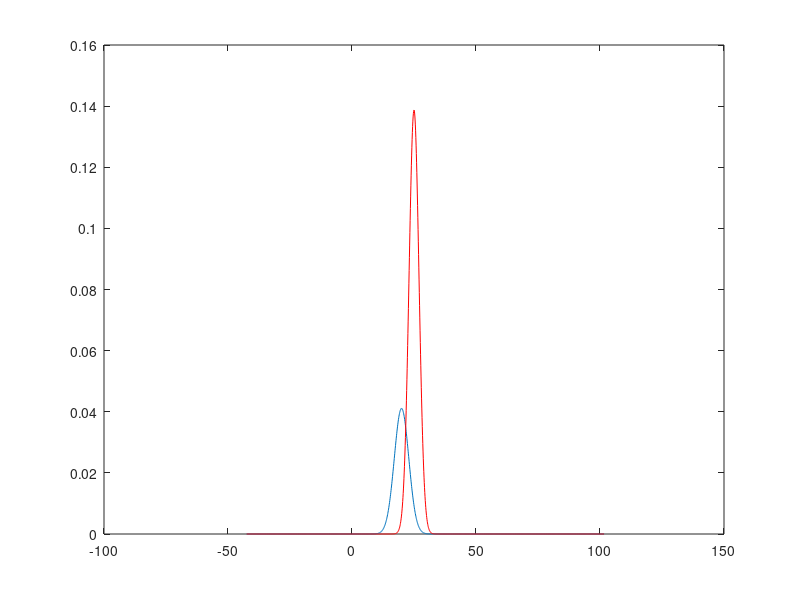

MATLAB code for this plot:
%% a)
clc;
clear;
close all;


%b)
ma = 20;
sa = 3;

mb = 25;
sb = 2;

n = 5000;


%% c)

%a)

randn('seed',0);

pa = 0.5;
pb = 0.5;

x=[ma+sa*randn(1,n*pa) mb+sb*randn(1,n*pb)];
y=[ones(1,n*pa) 2*ones(1,n*pb)];

indices1=find(y==1); indices2=find(y==2);
m1=mean(x(indices1)); m2=mean(x(indices2));
s1=std(x(indices1)); s2=std(x(indices2));
Pw1=length(indices1)/length(y);
Pw2=length(indices2)/length(y);

A=s1*s1-s2*s2;
B=2*(m1*s2*s2-m2*s1*s1);
C=2*s1*s1*s2*s2*(log(Pw1)-log(Pw2)-log(s1)+log(s2))+s1*s1*m2*m2-s2*s2*m1*m1;
x1=(-B+sqrt(B*B-4*A*C))/2/A % decision boundary on the right side
x2=(-B-sqrt(B*B-4*A*C))/2/A % decision boundary on the left side
I=-40:0.01:40;plot(I,Pw1*normpdf(I,m1,s1));hold on;
plot(I,Pw2*normpdf(I,m2,s2),'r');hold off;

%% d)

randn('seed',0);

pa = 0.7;
pb = 0.3;

x=[ma+sa*randn(1,n*pa) mb+sb*randn(1,n*pb)];
y=[ones(1,n*pa) 2*ones(1,n*pb)];

indices1=find(y==1); indices2=find(y==2);
m1=mean(x(indices1)); m2=mean(x(indices2));
s1=std(x(indices1)); s2=std(x(indices2));
Pw1=length(indices1)/length(y);
Pw2=length(indices2)/length(y);

A=s1*s1-s2*s2;
B=2*(m1*s2*s2-m2*s1*s1);
C=2*s1*s1*s2*s2*(log(Pw1)-log(Pw2)-log(s1)+log(s2))+s1*s1*m2*m2-s2*s2*m1*m1;
x1=(-B+sqrt(B*B-4*A*C))/2/A % decision boundary on the right
x2=(-B-sqrt(B*B-4*A*C))/2/A % decision boundary on the left
I=x1-10:0.1:x2+10;plot(I,Pw1*normpdf(I,m1,s1));hold on;
plot(I,Pw2*normpdf(I,m2,s2),'r');hold off;


%% e)



randn('seed',0);

pa = 0.3;
pb = 0.7;

x=[ma+sa*randn(1,n*pa) mb+sb*randn(1,n*pb)];
y=[ones(1,n*pa) 2*ones(1,n*pb)];

indices1=find(y==1); indices2=find(y==2);
m1=mean(x(indices1)); m2=mean(x(indices2));
s1=std(x(indices1)); s2=std(x(indices2));
Pw1=length(indices1)/length(y);
Pw2=length(indices2)/length(y);

A=s1*s1-s2*s2;
B=2*(m1*s2*s2-m2*s1*s1);
C=2*s1*s1*s2*s2*(log(Pw1)-log(Pw2)-log(s1)+log(s2))+s1*s1*m2*m2-s2*s2*m1*m1;
x1=(-B+sqrt(B*B-4*A*C))/2/A % decision boundary on the right
x2=(-B-sqrt(B*B-4*A*C))/2/A % decision boundary on the left
I=x1-80:0.1:x2+80;plot(I,Pw1*normpdf(I,m1,s1));hold on;
plot(I,Pw2*normpdf(I,m2,s2),'r');hold off;
